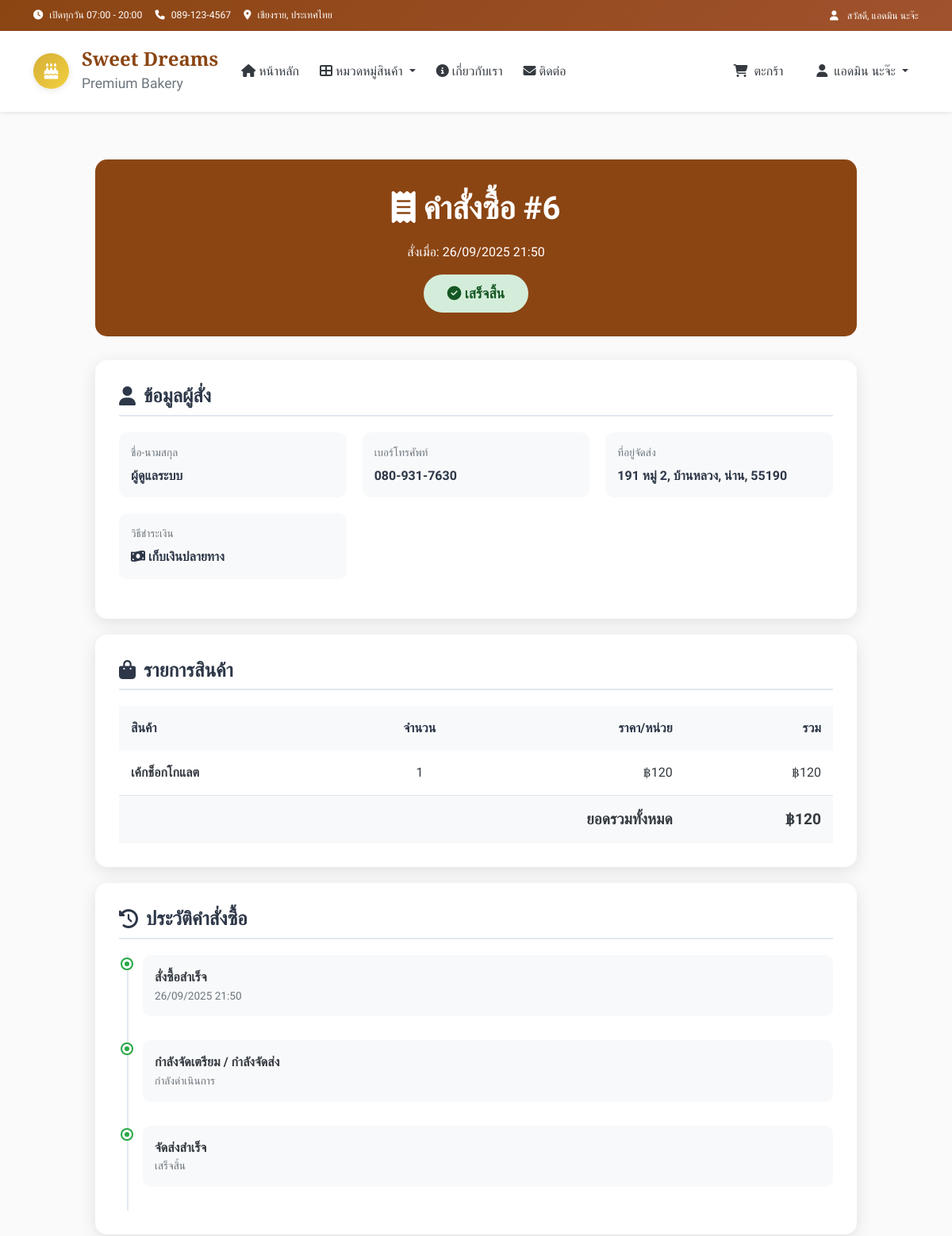
/order/6 (signed in, upper part), run on an earlier commit of the app's database.
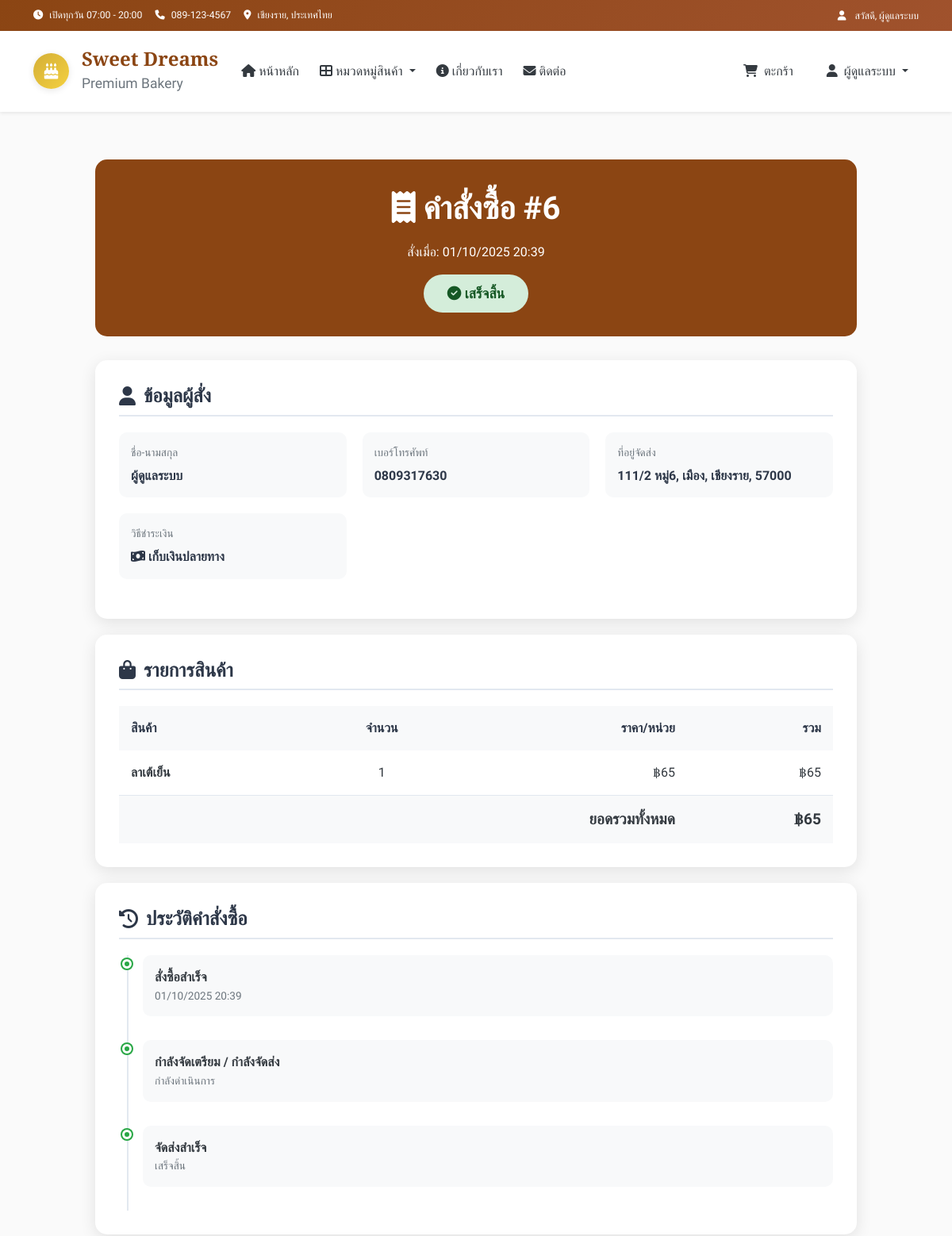
And on a later commit of the database.
### tables this page shows
CREATE TABLE orders (
        id INTEGER PRIMARY KEY AUTOINCREMENT,
        user_id INTEGER,
        total_amount DECIMAL(10,2) NOT NULL,
        status TEXT DEFAULT 'pending',
        customer_name TEXT NOT NULL,
        customer_phone TEXT NOT NULL,
        customer_address TEXT,
        cancelled_at DATETIME,
        payment_method TEXT DEFAULT 'cod',
        notes TEXT,
        delivery_method TEXT DEFAULT 'delivery',
        created_at TIMESTAMP DEFAULT CURRENT_TIMESTAMP,
        FOREIGN KEY (user_id) REFERENCES users (id)
    );

CREATE TABLE order_items (
        id INTEGER PRIMARY KEY AUTOINCREMENT,
        order_id INTEGER,
        product_id INTEGER,
        quantity INTEGER NOT NULL,
        unit_price DECIMAL(10,2) NOT NULL,
        total_price DECIMAL(10,2) NOT NULL,
        options TEXT,
        FOREIGN KEY (order_id) REFERENCES orders (id),
        FOREIGN KEY (product_id) REFERENCES products (id)
    );

CREATE TABLE products (
        id INTEGER PRIMARY KEY AUTOINCREMENT,
        name TEXT NOT NULL,
        name_en TEXT,
        description TEXT,
        price DECIMAL(10,2) NOT NULL,
        image TEXT,
        category_id INTEGER,
        is_available BOOLEAN DEFAULT 1,
        is_featured BOOLEAN DEFAULT 0,
        stock_quantity INTEGER DEFAULT 0,
        created_at TIMESTAMP DEFAULT CURRENT_TIMESTAMP,
        FOREIGN KEY (category_id) REFERENCES categories (id)
    );

### app.py (the view)
@app.route('/order/<int:order_id>')
def order_detail(order_id):
    conn = get_db_connection()
    order = conn.execute("SELECT * FROM orders WHERE id=?", (order_id,)).fetchone()
    if not order:
        conn.close()
        return "ไม่พบคำสั่งซื้อ", 404
    order = dict(order)
    if order.get("created_at"):
        try:
            order["created_at"] = datetime.fromisoformat(order["created_at"])
        except ValueError:
            order["created_at"] = None
    addr = None
    if order.get('user_id'):
        addr_row = conn.execute("""
            SELECT *,
                   address ||
                   CASE WHEN city IS NOT NULL THEN ', ' || city ELSE '' END ||
                   CASE WHEN province IS NOT NULL THEN ', ' || province ELSE '' END   ||
                   CASE WHEN postal_code IS NOT NULL THEN ', ' || postal_code ELSE '' END
                   AS full_address
            FROM addresses
            WHERE user_id = ?
            ORDER BY id DESC
            LIMIT 1
        """, (order['user_id'],)).fetchone()
        if addr_row:
            addr = dict(addr_row)
    if session.get("role") != "admin":
        if session.get("user_id") != order.get("user_id"):
            conn.close()
            flash("คุณไม่มีสิทธิ์เข้าดูคำสั่งซื้อนี้")
            return redirect(url_for("order_history"))
    items = conn.execute("""
        SELECT oi.*, p.name AS product_name, p.price AS product_price
        FROM order_items oi
        JOIN products p ON oi.product_id = p.id
        WHERE oi.order_id=?
    """, (order_id,)).fetchall()
    items = [dict(i) for i in items]
    payment = conn.execute("SELECT * FROM payments WHERE order_id=?", (order_id,)).fetchone()
    if payment:
        payment = dict(payment)
    conn.close()
    return render_template("order_detail.html", order=order, addr=addr, items=items, payment=payment)

### app.py (called while the page is built)
@app.template_filter('to_bangkok')
def to_bangkok_filter(value, fmt='%d/%m/%Y %H:%M'):
    if not value:
        return "N/A"
    if isinstance(value, str):
        try:
            value = datetime.fromisoformat(value)
        except ValueError:
            return value
    dt = value.replace(tzinfo=ZoneInfo("UTC")).astimezone(ZoneInfo("Asia/Bangkok"))
    return dt.strftime(fmt)

def get_db_connection():
    conn = sqlite3.connect(DB_NAME)
    conn.row_factory = sqlite3.Row
    return conn

def get_categories():
    conn = get_db_connection()
    categories = conn.execute(
        "SELECT * FROM categories ORDER BY display_order"
    ).fetchall()
    conn.close()
    return categories

def get_cart_total():
    cart = session.get('cart', {})
    total_items = sum(item['quantity'] for item in cart.values())
    total_price = sum(item['quantity'] * item['price'] for item in cart.values())
    return total_items, total_price

### templates/order_detail.html (shortened to what the changed rows need)
{% extends "layout.html" %}
{% block content %}
{% set pm = order.payment_method|default('cod')|lower|replace(' ', '') %}
{% set ps = order.payment_status|default('pending')|lower() %}
<div class="container order-container">
    <div class="order-header">
        <div class="order-number">
            <i class="fas fa-receipt"></i> คำสั่งซื้อ #{{ order.id }}
        </div>
        <p class="mb-0">สั่งเมื่อ: {{ order.created_at|to_bangkok('%d/%m/%Y %H:%M') }}</p>
        <div class="order-status status-{{ order.status }}">
            {% if order.status == 'pending' %}
                <i class="fas fa-clock"></i> รอดำเนินการ
            {% elif order.status == 'processing' %}
                <i class="fas fa-sync fa-spin"></i> กำลังจัดเตรียม
            {% elif order.status == 'completed' %}
                <i class="fas fa-check-circle"></i> เสร็จสิ้น
            {% elif order.status == 'cancelled' %}
                <i class="fas fa-times-circle"></i> ยกเลิกแล้ว
            {% endif %}
        </div>
    </div>
    <div class="order-card">
        <div class="info-grid">
            <div class="info-item"><div class="info-label">ชื่อ-นามสกุล</div><div class="info-value">{{ order.customer_name }}</div></div>
            <div class="info-item"><div class="info-label">เบอร์โทรศัพท์</div><div class="info-value">{{ order.customer_phone }}</div></div>
            <div class="info-item"><div class="info-label">ที่อยู่จัดส่ง</div><div class="info-value">{{ addr.full_address if addr else 'ไม่ระบุ' }}</div></div>
        </div>
    </div>
    <div class="order-card">
        <table class="items-table">
            <thead>
                <tr><th>สินค้า</th><th style="text-align:center;">จำนวน</th><th style="text-align:right;">ราคา/หน่วย</th><th style="text-align:right;">รวม</th></tr>
            </thead>
            <tbody>
                {% for item in items %}
                <tr>
                    <td><strong>{{ item.product_name }}</strong>{% if item.options %}<br><small class="text-muted">{{ item.options }}</small>{% endif %}</td>
                    <td style="text-align:center;">{{ item.quantity }}</td>
                    <td style="text-align:right;">฿{{ "{:,.0f}".format(item.unit_price) }}</td>
                    <td style="text-align:right;">฿{{ "{:,.0f}".format(item.total_price) }}</td>
                </tr>
                {% endfor %}
                <tr class="total-row"><td colspan="3" style="text-align:right;">ยอดรวมทั้งหมด</td><td style="text-align:right;">฿{{ "{:,.0f}".format(order.total_amount) }}</td></tr>
            </tbody>
        </table>
    </div>
    <div class="order-card">
        <div class="timeline">
            <div class="timeline-item active">
                <div class="timeline-content"><strong>สั่งซื้อสำเร็จ</strong>
                <div class="timeline-time">{{ order.created_at|to_bangkok('%d/%m/%Y %H:%M') }}</div></div>
            </div>
        </div>
    </div>
{% endblock %}

### templates/layout.html (shortened to what the changed rows need)
<!DOCTYPE html>
<html lang="th" data-bs-theme="light">
<head>
    <link href="https://cdn.jsdelivr.net/npm/bootstrap@5.0.2/dist/css/bootstrap.min.css" rel="stylesheet">
    <link rel="stylesheet" href="https://cdnjs.cloudflare.com/ajax/libs/font-awesome/6.4.0/css/all.min.css">
    <link rel="stylesheet" href="{{ url_for('static', filename='css/main.css') }}">
    {% if session.get('role') == 'admin' %}
    <link rel="stylesheet" href="{{ url_for('static', filename='css/admin.css') }}">
    {% endif %}
</head>
<body>
    <header>
        <div class="top-bar bg-primary text-white py-2">
            <div class="container">
                <div class="row align-items-center">
                    <div class="col-md-4 text-end">
                        {% if session.get('user_id') %}
                            <small>
                                <i class="fas fa-user me-2"></i>
                                สวัสดี, {{ session.get('full_name') or session.get('username') }}
                            </small>
                        {% endif %}
                    </div>
                </div>
            </div>
        </div>
    </header>
    <nav class="navbar navbar-expand-lg navbar-light bg-white shadow-sm sticky-top" aria-label="Main navigation">
        <div class="container">
            <div class="collapse navbar-collapse" id="navbarNav">
                <ul class="navbar-nav ms-auto">
                    {% if session.get('user_id') %}
                        <li class="nav-item dropdown">
                            <a class="nav-link dropdown-toggle fw-500" href="#" role="button" data-bs-toggle="dropdown" aria-expanded="false">
                                <i class="fas fa-user me-1"></i>
                                <span class="d-none d-lg-inline">{{ session.get('full_name') or session.get('username') }}</span>
                            </a>
                        </li>
                    {% endif %}
                </ul>
            </div>
        </div>
    </nav>
    <main>
        {% block content %}{% endblock %}
    </main>
</body>
</html>

What changed in the data, as far as the page shows it:
changed orders "ผู้ดูแลระบบ": get (not shown) → "ผู้ดูแลระบบ"; customer_phone "080-931-7630" → "0809317630"; total_amount "120" → "65"
changed order_items: product_name "เค้กช็อกโกแลต" → "ลาเต้เย็น"; unit_price "120" → "65"; total_price "120" → "65"
Also different on the page:
{{ order.created_at|to_bangkok('%d/%m/%Y %H:%M') }}: "26/09/2025 21:50" → "01/10/2025 20:39"
{{ addr.full_address if addr else 'ไม่ระบุ' }}: "191 หมู่ 2, บ้านหลวง, น่าน, 55190" → "111/2 หมู่6, เมือง, เชียงราย, 57000"
{{ session.get('full_name') or session.get('username') }}: "แอดมิน นะจ๊ะ" → (not shown)
